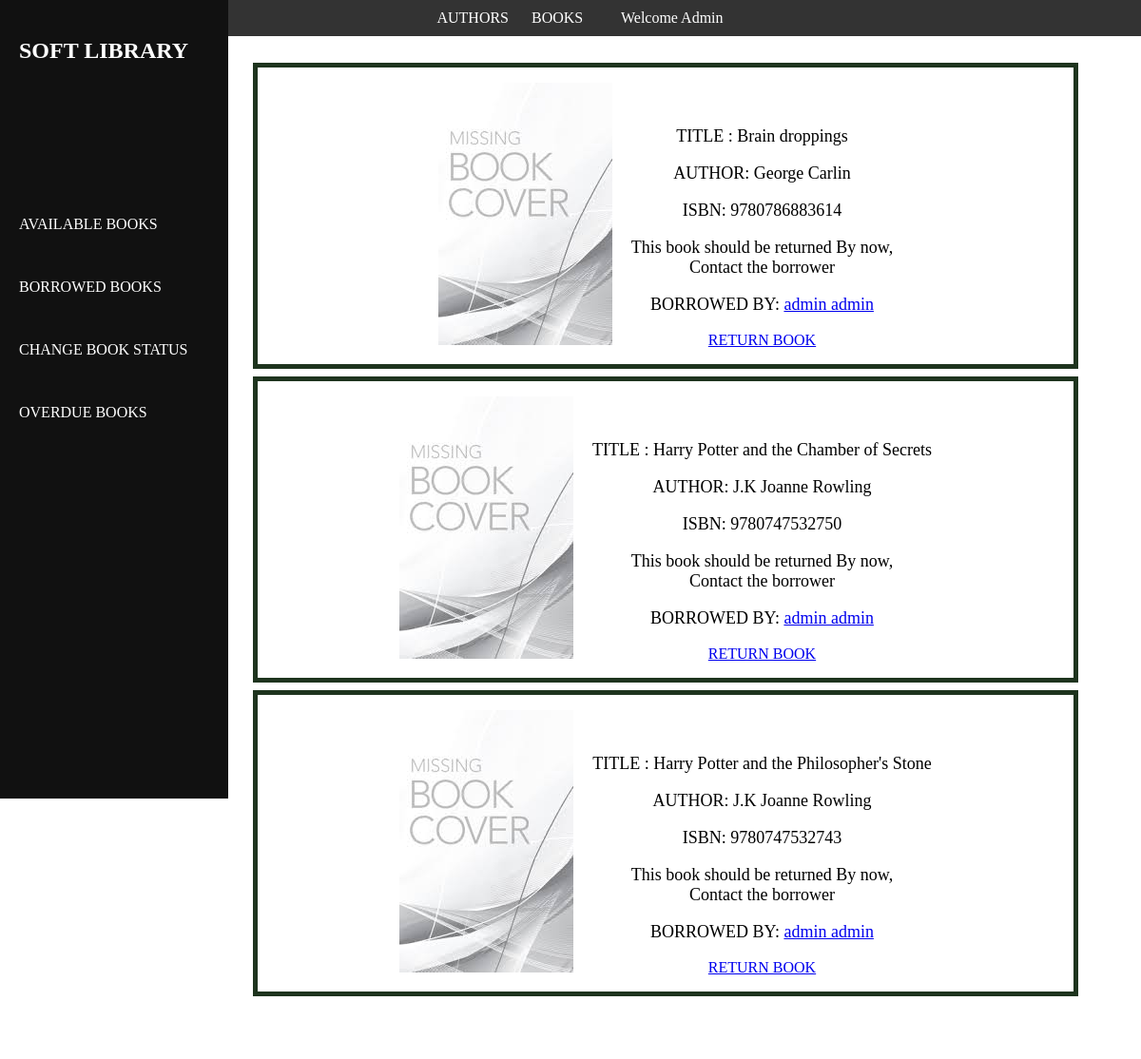
The page /users/my-borrowed-books/ (signed in) on the database its author committed.
### base/models.py (models this page shows, shortened)
class Reader(AbstractUser):
    gender = models.CharField(max_length=10, choices=gender_choices)
    bio = models.TextField(blank=True, null=True)
    date_of_birth = models.DateField()
    reader_image = models.ImageField(upload_to='images/', blank=True, null=True, default='user.png')
    email = models.EmailField(unique=True)
    REQUIRED_FIELDS = ['username', 'first_name', 'last_name', 'gender', 'date_of_birth', 'bio', ]
    USERNAME_FIELD = 'email'
    def get_username(self):
        return self.first_name + ' ' + self.last_name

class LibrayRecords(models.Model):
    date = models.DateTimeField(auto_now_add=True)
    projected_date = models.DateTimeField(null=True)
    borrowed_Copy = models.ForeignKey(to=BookCopy, on_delete=models.CASCADE)
    borrower = models.ForeignKey(to=Reader, on_delete=models.SET_NULL, null=True)
    status = models.BooleanField(default=False)  # returned or not
    return_date = models.DateTimeField(blank=True, null=True)
    return_status = models.CharField(max_length=250, choices=return_choices, null=True)
    def time_left(self):
        from django.utils.timesince import timeuntil
        return int(timeuntil(self.projected_date)[0])

class BookCopy(models.Model):
    book = models.ForeignKey(Book, on_delete=models.CASCADE, related_name="copies")
    edition = models.CharField(max_length=200, default="First")
    status = models.CharField(max_length=250, default='M', choices=status_choice)
    date = models.DateTimeField(auto_now_add=True)

class Book(models.Model):
    title = models.CharField(max_length=250)
    author = models.ManyToManyField(Author)
    date = models.DateTimeField(auto_now_add=True)
    awards = models.ManyToManyField(to=AuthorAward, blank=True)
    summary = models.TextField(null=True, blank=True)
    ISBN = models.IntegerField()
    category = models.CharField(max_length=250, help_text="Enter the book genre")
    publisher = models.CharField(max_length=250, help_text="Enter the publication company")
    published = models.DateTimeField(help_text="Enter the published date")
    book_image = models.ImageField(upload_to='images/', blank=True, null=True, default='book.jpeg')

class Author(models.Model):
    first_name = models.CharField(max_length=250)
    middle_name = models.CharField(max_length=250, blank=True, null=True)
    last_name = models.CharField(max_length=250)
    gender = models.CharField(max_length=10, choices=gender_choices)
    bio = models.TextField()
    date_of_birth = models.DateField()
    date_of_death = models.DateField(blank=True, null=True)
    awards = models.ManyToManyField(to=AuthorAward, blank=True)
    author_image = models.ImageField(upload_to='images/', blank=True, null=True, default='user.png')
    class Meta:
        ordering = ['first_name', 'middle_name', 'last_name', 'gender']
    def __str__(self):
        return f"{self.first_name} {self.middle_name if self.middle_name else ''} {self.last_name}"

### MyUsers/views.py (the view)
# urls.py: path('my-borrowed-books/', views.borrowed_book, name='borrowed'),
@login_required(login_url='/users/login')
def borrowed_book(request):
    if request.user.is_staff:
        books = LibrayRecords.objects.filter(status=False).order_by('-date')
        context = {'records': books}
        return render(request, 'MyUsers/borrowed_books.html', context)
    else:
        books = LibrayRecords.objects.filter(borrower=request.user, status=False).order_by('-date')
        context = {'records': books}
        return render(request, 'MyUsers/borrowed_books.html', context)

### MyUsers/templates/MyUsers/borrowed_books.html
{% extends 'base/base.html' %}
{% block content %}
    <div>
        {% for record in records %}
            <div style="padding: 1rem;margin: 0.5rem;border: 5px solid #1e341e;display:inherit">
                <div style="display: inline-block;margin-right: 1rem">
                    <a href="{% url 'base:about_book' record.borrowed_Copy.book.id%}">
                    <img src="{{ record.borrowed_Copy.book.book_image.url }}" alt=""></a>
                </div>
                <div style="display: inline-block">
                    <p>TITLE : {{ record.borrowed_Copy.book.title }}</p>
                    <p>AUTHOR: {% for author in record.borrowed_Copy.book.author.all %}
                        {{ author }}
                    {% endfor %}
                    </p>
                    <p>ISBN: {{ record.borrowed_Copy.book.ISBN }}</p>
                    {% if record.time_left == 0 %}
                        <p>This book should be returned By now,<br> Contact the borrower</p>
                    {% else %}
                        <p>TIME LEFT: {{ record.projected_date| timeuntil }}</p>
                    {% endif %}
                    {% if request.user.is_staff %}
                        {% if record.borrower.id %}
                            <p>BORROWED BY: <a
                                    href="{% url 'users:userProfile' record.borrower.id %}">{{ record.borrower }}</a>
                            </p>
                        {% else %}
                            <p>The User was deleted </p>
                        {% endif %}
                        <a href="{% url 'base:collect_status' record.id %}">RETURN BOOK</a>
                    {% endif %}
                </div>
            </div>
        {% empty %}
            <p>No borrowed books !</p>
        {% endfor %}
    </div>
{% endblock %}

### base/templates/base/components/navbar.html (shortened to what this page needs)
<div class="navbar">
    <a href="{% url 'base:authors' %}"> AUTHORS</a>
    <a href="{% url 'base:index' %}"> BOOKS </a>
    {% if request.user.is_authenticated %}
        <a>Welcome <a href="{% url 'users:userProfile' request.user.id %}">{{ request.user.last_name | title }}</a></a>
    {% else %}
        <a href="{% url 'users:login' %}">LOG IN</a>&nbsp;
        || &nbsp;<a href="{% url 'users:register' %} ">REGISTER</a>
    {% endif %}
</div>

### base/static/css/main.css (style rules this page uses)
.navbar { position: fixed; top: 0; left: 0; width: 100%; background-color: #333; color: #fff; padding: 10px; text-align: center; }
.navbar a { color: #fff; text-decoration: none; }
.main-page p { font-size: 18px; }

### rows shown on the page
Reader: user.last_name "Admin"
LibrayRecords: borrowed_Copy.book.book_image (picture), borrowed_Copy.book "Brain droppings", borrowed_Copy.book.ISBN "9780786883614", shows "This book should be returned By now,", borrower "admin admin"
Author: first_name+middle_name+last_name "George Carlin"
LibrayRecords: borrowed_Copy.book.book_image (picture), borrowed_Copy.book "Harry Potter and the Chamber of Secrets", borrowed_Copy.book.ISBN "9780747532750", shows "This book should be returned By now,", borrower "admin admin"
Author: first_name+middle_name+last_name "J.K Joanne Rowling"
LibrayRecords: borrowed_Copy.book.book_image (picture), borrowed_Copy.book "Harry Potter and the Philosopher's Stone", borrowed_Copy.book.ISBN "9780747532743", shows "This book should be returned By now,", borrower "admin admin"
